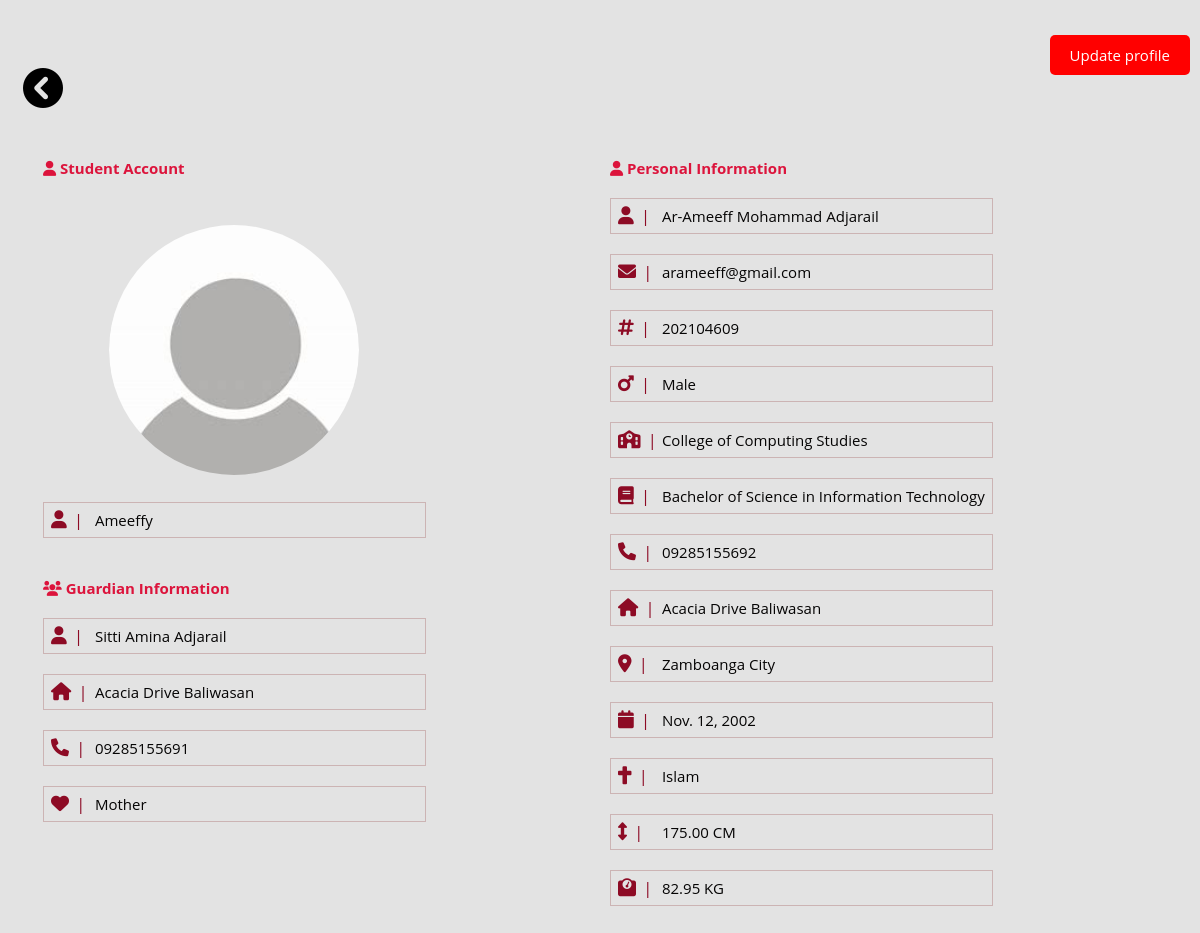
/view_profile/ (signed in), run on the app's committed database.
### WmsuClinicApp/models.py (models this page shows)
class Profile(models.Model):
    user = models.OneToOneField(User, on_delete=models.CASCADE)
    middle_name  = models.CharField(max_length=100, blank=True, null=True)
    ID_Number = models.CharField(max_length=15, blank=True, null=True)
    gender = models.CharField(max_length=10)
    department = models.CharField(max_length=100, blank=True, null=True)
    course = models.CharField(max_length=100, blank=True, null=True)
    contact_number = models.CharField(max_length=15)
    profile_picture = models.ImageField(upload_to=user_profile_picture_path , blank=True, null=True)
    STATUS_IN_LIFE_CHOICES = [
        ('Single', 'Single'),
        ('Married', 'Married'),
        ('Divorced', 'Divorced'),
        ('Widowed', 'Widowed'),
    ]
    status_in_life = models.CharField(max_length=20, choices=STATUS_IN_LIFE_CHOICES, blank=True, null=True)
    status = models.CharField(max_length=10, default='Active')
    USER_TYPE_CHOICES = [
        ('Student', 'Student'),
        ('FacultyandStaff', 'Faculty and Staff'),
    ]
    user_type = models.CharField(max_length=20, choices=USER_TYPE_CHOICES,blank=True, null=True)
    position = models.CharField(max_length=100, blank=True, null=True)
    home_address = models.TextField(blank=True, null=True)
    religion = models.CharField(max_length=50, blank=True, null=True)
    height_Centimeters= models.DecimalField(max_digits=5, decimal_places=2, blank=True, null=True)
    weight_Kilogram = models.DecimalField(max_digits=5, decimal_places=2, blank=True, null=True)
    date_of_birth = models.DateField(blank=True, null=True)
    place_of_birth = models.CharField(max_length=100, blank=True, null=True)
    parent_name = models.CharField(max_length=100, blank=True, null=True)
    parent_address = models.TextField(blank=True, null=True)
    parent_telephone_number = models.CharField(max_length=15, blank=True, null=True)
    relationship = models.CharField(max_length=50, blank=True, null=True)

### WmsuClinicApp/views.py (the view)
# urls.py: path('view_profile/', views.view_profile, name='view_profile'),
def view_profile(request):
    if not request.user.is_authenticated:
        return redirect('my-login')
    try:
        profile = Profile.objects.get(user=request.user)
    except Profile.DoesNotExist:
        profile = None
    appointments = Appointment.objects.filter(user=request.user).order_by('-preferred_date')
    consultation_count = appointments.filter(Q(purpose='Consultation') | Q(purpose='Consultation X')).count()
    cleaning_count = appointments.filter(Q(purpose='Cleaning') | Q(purpose='Cleaning X')).count()
    extraction_count = appointments.filter(Q(purpose='Extraction') | Q(purpose='Extraction X')).count()
    if request.method == 'POST':
        form = ProfileForm(request.POST, request.FILES, instance=profile)
        if form.is_valid():
            form.save()
            messages.success(request, 'Profile updated successfully!')
            return redirect('view_profile')
    else:
        form = ProfileForm(instance=profile)
    context = {
        'form': form,
        'profile': profile,
        'appointments': appointments,
        'consultation_count': consultation_count,
        'cleaning_count': cleaning_count,
        'extraction_count': extraction_count,
    }
    return render(request, 'WmsuClinicApp/profile.html', context)

### WmsuClinicApp/templates/WmsuClinicApp/profile.html (shortened to what this page needs)
{% load static %}
<!DOCTYPE html>
<html lang="en">
<head>
    <link rel="stylesheet" type="text/css">
</head>
<body><div class="back-link" style="margin-top: 45px; margin-bottom: 10px; left: 1px; z-index: 9999;">
    <a href="{% url 'WmsuDentalhomepage' %}">
        <i class="fas fa-chevron-circle-left" style="font-size: 40px; color: rgb(0, 0, 0);"></i>
    </a>
</div>
    <link rel="stylesheet" href="https://cdnjs.cloudflare.com/ajax/libs/font-awesome/6.0.0/css/all.min.css">
    <div class="container">
        <div class="columns-wrapper">
            <div class="column">
                <h4><i class="fa fa-user"></i>
                    <span>
                        {% if profile.user_type == "Student" %}
                            Student Account
                        {% elif profile.user_type == "FacultyandStaff" %}
                            Faculty and Staff Account
                        {% endif %}
                    </span>
                </h4>
                <div class="input-group" style="border: none;">
                    <span>{% if profile.profile_picture %}
                    <div class="profile-picture-container">
                        <img src="{{ profile.profile_picture.url }}" alt="Profile Picture" style="max-width: 100%; height: auto; object-fit: cover;">
                    </div>
                    {% else %}
                    <div class="profile-picture-container">
                        <img src="../../static/images/profile.jpg" alt="Default Profile Picture" style="max-width: 100%; height: auto; object-fit: cover;">
                    </div>
                    {% endif %}
                    </span>
                </div>
                <div class="input-group">
                    <i class="fa fa-user"></i>
                    <span>{{ user.username }}</span>
                </div>
                <h4><i class="fa fa-users"></i> Guardian Information</h4>
                <div class="input-group">
                    <i class="fa fa-user"></i>
                    <span>{{ profile.parent_name }}</span>
                </div>
                <div class="input-group">
                    <i class="fa fa-home"></i>
                    <span>{{ profile.parent_address }}</span>
                </div>
                <div class="input-group">
                    <i class="fa fa-phone"></i>
                    <span>{{ profile.parent_telephone_number }}</span>
                </div>
                <div class="input-group">
                    <i class="fa fa-heart"></i>
                    <span>{{ profile.relationship }}</span>
                </div>
            </div>
            <div class="column">
                <h4><i class="fa fa-user"></i> Personal Information</h4>
                <div class="input-group">
                    <i class="fa fa-user"></i>
                    <span>{{ profile.user.first_name }} {{ profile.middle_name|default:"" }} {{ profile.user.last_name }}</span>
                </div>
                <div class="input-group">
                    <i class="fa fa-envelope"></i>
                    <span>{{ profile.user.email }}</span>
                </div>
                <div class="input-group">
                    <i class="fa fa-hashtag"></i>
                    <span>{{ profile.ID_Number }}</span>
                </div>
                <div class="input-group">
                    {% if profile.gender == "Male" %}
                        <i class="fa fa-mars"></i>
                    {% elif profile.gender == "Female" %}
                        <i class="fa fa-venus"></i>
                    {% endif %}
                    <span>{{ profile.gender }}</span>
                </div>
                {% if profile.department %}
    <div class="input-group">
        <i class="fas fa-school"></i>
        <span>{{ profile.department }}</span>
    </div>
{% endif %}
                {% if profile.course and profile.position %}
                <div class="input-group">
                    <i class="fa fa-book"></i>
                    <span>{{ profile.course }} {{ profile.position }}</span>
                </div>
                {% elif profile.course %}
                <div class="input-group">
                    <i class="fa fa-book"></i>
                    <span>{{ profile.course }}</span>
                </div>
                {% elif profile.position %}
                <div class="input-group">
                    <i class="fa fa-user"></i>
                    <span>{{ profile.position }}</span>
                </div>
                {% endif %}
                <div class="input-group">
                    <i class="fa fa-phone"></i>
                    <span>{{ profile.contact_number }}</span>
                </div>
                <div class="input-group">
                    <i class="fa fa-home"></i>
                    <span>{{ profile.home_address }}</span>
                </div>
                <div class="input-group">
                    <i class="fa fa-map-marker-alt"></i>
                    <span>{{ profile.place_of_birth }}</span>
                </div>
                <div class="input-group">
                    <i class="fa fa-calendar"></i>
                    <span>{{ profile.date_of_birth }}</span>
                </div>
                <div class="input-group">
                    <i class="fa fa-cross"></i>
                    <span>{{ profile.religion }}</span>
                </div>
                <div class="input-group">
                    <i class="fa fa-arrows-alt-v"></i>
                    <span>{{ profile.height_Centimeters }} CM</span>
                </div>
                <div class="input-group">
                    <i class="fa fa-weight"></i>
                    <span>{{ profile.weight_Kilogram }} KG</span>
                </div>
            </div>
        </div>
    </div>
            <p class="edit-profile-button" onclick="toggleProfileForm()">Update profile</p>
</body>
</html>

### WmsuClinicApp/templates/WmsuClinicApp/profile.html (style rules this page uses)
*, *:before, *:after { box-sizing: border-box; }
body { padding: 1em; font-family: "Open Sans", "Helvetica Neue", Helvetica, Arial, sans-serif; font-size: 15px; color: #050404; background-color: #e3e3e3; }
h4 { color: #DC143C; }
.container { width: 100%; max-width: 1200px; margin: 0 auto; padding: 0 20px; margin-top: 30px; }
.columns-wrapper { display: flex; flex-wrap: wrap; justify-content: space-between; gap: 20px; }
.column { flex: 1; display: flex; flex-direction: column; }
.input-group i::after { content: "|"; margin-left: 10px; font-size: 16px; display: inline; max-width: 15px; text-align: center; box-sizing: border-box; }
.input-group { flex-direction: column; align-items: stretch; border: none; padding: 0; margin-bottom: 20px; border: 1px solid #ccb3b3f6; padding: 7px; width: 70%; }
.input-group i { margin-right: 10px; padding-right: 10px; display: inline-block; width: 20px; font-size: 18px; margin-right: 10px; text-align: center; box-sizing: border-box; color: rgb(141, 11, 37); }
.input-group span { margin-left: 10px; }
.profile-picture-container { width: 250px; height: 250px; overflow: hidden; border-radius: 50%; display: flex; justify-content: center; align-items: center; margin: 0 auto; }
.profile-picture-container img { width: 100%; height: 100%; object-fit: cover; border-radius: 50%; }
.edit-profile-button { display: inline-block; padding: 10px 20px; background-color: red; color: white; border: none; border-radius: 5px; cursor: pointer; position: fixed; top: 20px; right: 10px; }

### data on the page
Profile: parent_name "Sitti Amina Adjarail", parent_address "Acacia Drive Baliwasan", parent_telephone_number "09285155691", relationship "Mother", user.first_name "Ar-Ameeff", middle_name "Mohammad", user.last_name "Adjarail", user.email "arameeff@gmail.com", ID_Number "202104609", gender "Male", department "College of Computing Studies", course "Bachelor of Science in Information Technology", contact_number "09285155692", home_address "Acacia Drive Baliwasan", place_of_birth "Zamboanga City", date_of_birth "Nov. 12, 2002", religion "Islam", height_Centimeters "175.00", weight_Kilogram "82.95"

### other printed values
{{ user.username }} "Ameeffy"
